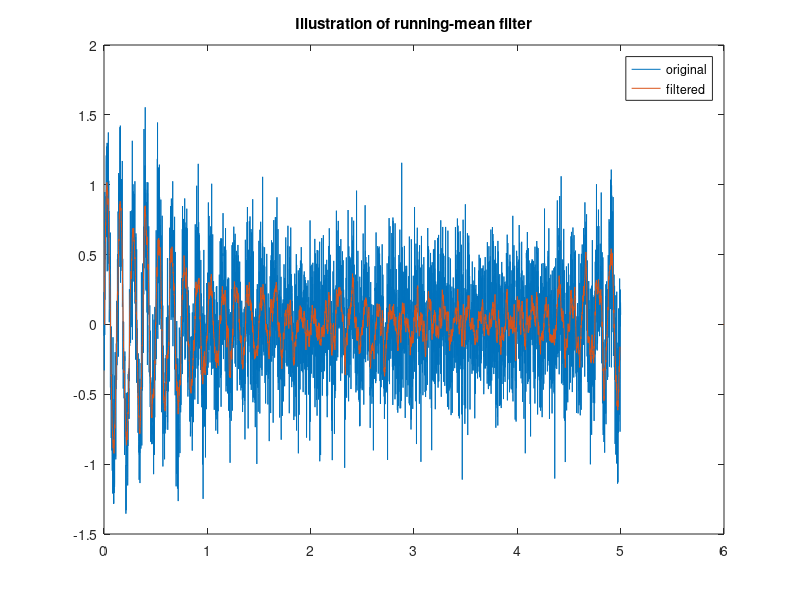
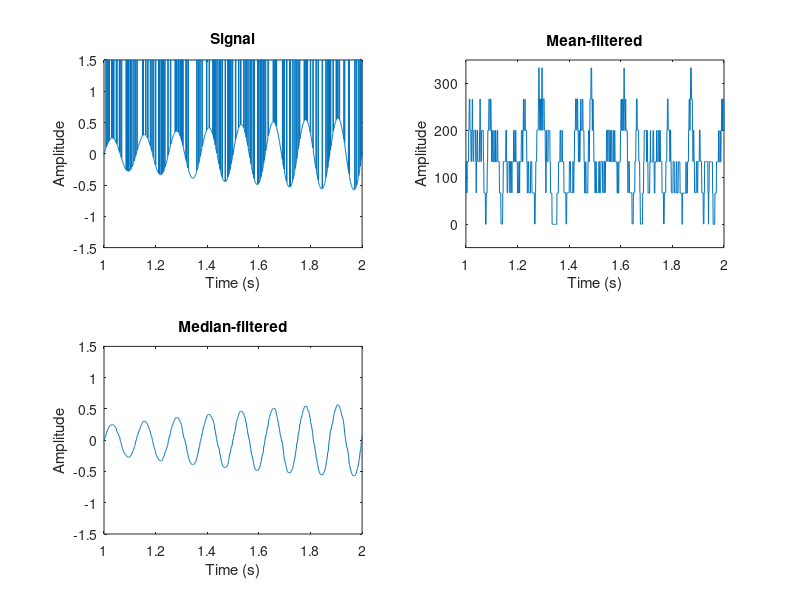
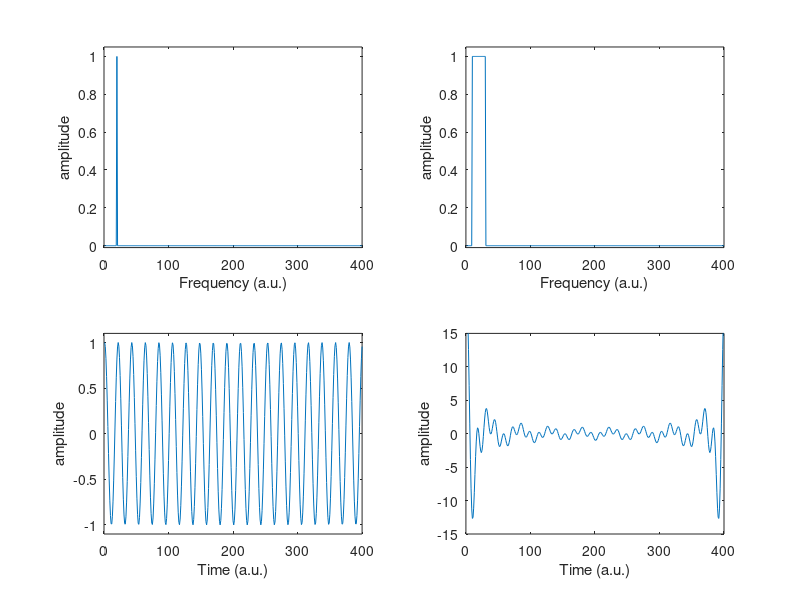
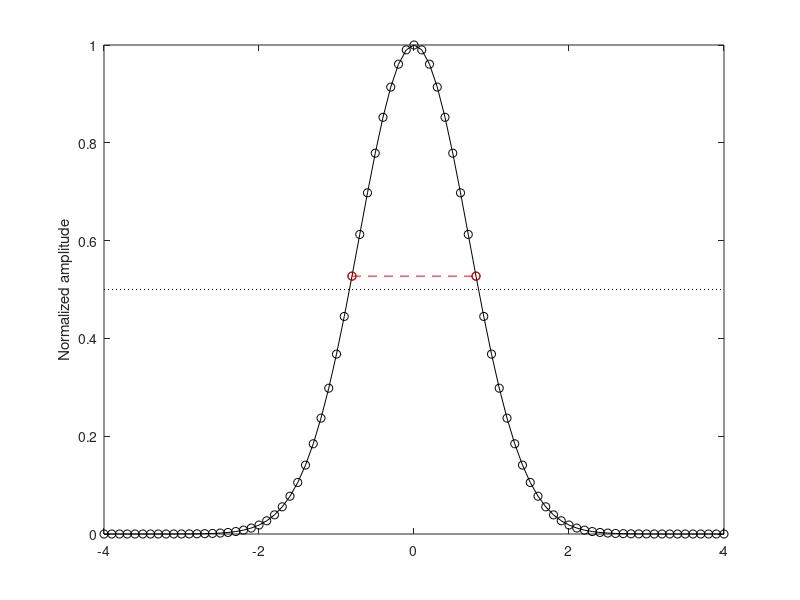

The MATLAB source for these figures, in order:
%% Matlab for Brain and Cognitive Scientists
% Matlab code for Chapter 20
% Mike X Cohen
% 
% This code accompanies the book 
%      "Matlab for Brain and Cognitive Scientists" (MIT Press, 2017).
% Using the code without following the book may lead to confusion, 
% incorrect data analyses, and misinterpretations of results. 
% Mike X Cohen assumes no responsibility for incorrect use of this code. 

%% running-mean filter

srate = 1000;
time  = 0:1/srate:6;
ampl  = interp1(0:5,rand(6,1),time,'spline');
f     = 8; % Hz because time is in seconds
noise = .3*randn(size(time));
signal = ampl .* sin(2*pi*f*time) + noise;

k = 7;
filtsig = zeros(size(signal));

for i=k+1:length(time)-k
    filtsig(i) = mean( signal(i-k:i+k) );
end

figure(1), clf
plot(time,signal,time,filtsig)
legend({'original';'filtered'})
title('Illustration of running-mean filter')

%% running-median filter

srate = 1000;
time  = 0:1/srate:6;
ampl  = interp1(0:5,rand(6,1),time,'spline');
f     = 8; % Hz because time is in seconds
noise = 1000*isprime(1:length(time));
signal = ampl .* sin(2*pi*f*time) + noise;

k = 7;
[filtMean,filtMedian] = deal( zeros(size(signal)) );

for i=k+1:length(time)-k
    filtMean(i) = mean( signal(i-k:i+k) );
    
    sortnums = sort( signal(i-k:i+k) );
    filtMedian(i) = sortnums(k);
end

figure(2), clf

subplot(221)
plot(time,signal)
set(gca,'xlim',[1 2],'ylim',[-1.5 1.5])
title('Signal')
xlabel('Time (s)'), ylabel('Amplitude')

subplot(222)
plot(time,filtMean)
title('Mean-filtered')
xlabel('Time (s)'), ylabel('Amplitude')
set(gca,'xlim',[1 2],'ylim',[-50 350])


subplot(223)
plot(time,filtMedian)
title('Median-filtered')
xlabel('Time (s)'), ylabel('Amplitude')
set(gca,'xlim',[1 2],'ylim',[-1.5 1.5])

zoom on

%% edge in the frequency domain and its time-domain representation

% sharp point (a.k.a. impulse response function, a.k.a. delta function)
N = 400;
X = zeros(N,1);
X(round(N*.05)) = 1;

figure(3), clf
subplot(221)
plot(X)
set(gca,'ylim',[-.01 1.05])
xlabel('Frequency (a.u.)'), ylabel('amplitude')

subplot(223)
plot(real(ifft(X))*length(X))
set(gca,'ylim',[-1.1 1.1])
xlabel('Time (a.u.)'), ylabel('amplitude')


% box-car
X = zeros(N,1);
X(10:30) = 1;

subplot(222)
plot(X)
set(gca,'ylim',[-.01 1.05])
xlabel('Frequency (a.u.)'), ylabel('amplitude')

subplot(224)
plot(real(ifft(X))*length(X))
set(gca,'ylim',[-15 15])
xlabel('Time (a.u.)'), ylabel('amplitude')


%% empirical FWHM of a Gaussian

% create a gaussian
x = -4:.1:4;
gaus = exp(-(x.^2));
gaus = gaus./max(gaus);

% find index of peak
[~,pidx] = max(gaus);
prepeak  = dsearchn(gaus(1:pidx)',.5);
postpeak = pidx-1+dsearchn(gaus(pidx:end)',.5);

% plot gaussian
figure(4), clf
plot(x,gaus,'k-o')
hold on

% plot the empirical points closest to 50% amplitude
plot(x(prepeak),gaus(prepeak),'ro')
plot(x(postpeak),gaus(postpeak),'ro')
plot([ x(prepeak) x(postpeak)],[gaus(prepeak) gaus(postpeak)],'r--')
plot(get(gca,'xlim'),[.5 .5],'k:')
ylabel('Normalized amplitude')

% so what is the FWHM in Hz?

%% create a frequency-domain Gaussian with specified FWHM in hz

fwhm     =  5; % in Hz
centfreq = 14; % center frequency, also in Hz


% set parameters
srate = 1000;
N = 4000;

hz = linspace(0,srate,N);  % frequencies
s  = fwhm*(2*pi-1)/(4*pi); % normalized width 
x  = hz-centfreq;          % shifted frequencies 
gx = exp(-.5*(x/s).^2);    % gaussian 
gx = gx./max(gx);          % gain-normalized 



% compute empirical frequency and standard deviation
idx = dsearchn(hz',centfreq);
empVals(1) = hz(idx);

% find values closest to .5 after MINUS before the peak
empVals(2) = hz(idx-1+dsearchn(gx(idx:end)',.5)) - hz(dsearchn(gx(1:idx)',.5));


% plot
figure(5), clf
plot(hz,gx,'o-')
hold on
plot([hz(dsearchn(gx(1:idx)',.5)) hz(idx-1+dsearchn(gx(idx:end)',.5))],[gx(dsearchn(gx(1:idx)',.5)) gx(idx-1+dsearchn(gx(idx:end)',.5))],'k--')
set(gca,'xlim',[max(centfreq-fwhm*2,0) centfreq+fwhm*2],'ylim',[-.01 1.01]);

title([ 'Requested: ' num2str(centfreq) ', ' num2str(fwhm) ' Hz; Empirical: ' num2str(empVals(1)) ', ' num2str(empVals(2)) ' Hz' ])
xlabel('Frequency (Hz)'), ylabel('Amplitude gain')

%% now we apply the filter to a chirp

% re-create chirp signal
% same length as Gaussian created in previous cell!
sigtime = 0:1/srate:4-1/srate;
n = length(sigtime);

f  = [2 10];
ff = linspace(f(1),mean(f),n);
signal = sin(2*pi.*ff.*sigtime);


fwhm     =  3; % in Hz
centfreq =  8;


N = length(sigtime);

hz = linspace(0,srate,N);  % frequencies
s  = fwhm*(2*pi-1)/(4*pi); % normalized width 
x  = hz-centfreq;          % shifted frequencies 
gx = exp(-.5*(x/s).^2);    % gaussian 
gx = gx./max(gx);          % gain-normalized 


% apply the filter
filtsig = 2*real( ifft( fft(signal).*gx ) );

% and plot
figure(6), clf
h=plot(sigtime,signal);
hold on
plot(sigtime,filtsig,'k','linew',2)

%% setting up an FIR filter

% sampling rate
srate = 500;

% shape of the frequency response
fshape = [ 0 1 1 0 ];
frex = [ 0 12 18 srate/2 ]./srate/2;

% plot it.
figure(7), clf

subplot(211)
plot(frex,fshape,'k-o','linew',3,'markersize',8)
xlabel('Frequency (fraction of Nyquist)'), ylabel('Gain')
set(gca,'ylim',[-.02 1.02])

% That doesn't look very good. Actually, it looks pretty awful.
% Let's add some more parameters...

tz = .15; % transition zone, in percent
fbnd = [ 12 18 ]; % frequency boundaries
fshape = [ 0 0 1 1 0 0 ]; % note the difference between this and the previous shape
frex = [ 0 fbnd(1)*(1-tz) fbnd fbnd(2)*(1+tz) srate/2 ];
frex = frex./(srate/2); % norm. to Nyquist

% plot the improved filter response
subplot(212)
plot(frex,fshape,'k-o','linew',3,'markersize',8)
xlabel('Frequency (Hz)'), ylabel('Gain')
set(gca,'ylim',[-.02 1.02])

%% apply filter to linear chirp

% this time we'll use Matlab's chirp function
srate  = 500;
time   = 0:1/srate:15;
frange = [5 20];
x      = chirp(time,frange(1),time(end),frange(2)); % for octave: 'chirp' is in the signal package

% setup the FIR filter again
tz     = .15; % transition zone, in percent
fbnd   = [ 13 15 ]; % freq boundaries
fshape = [ 0 0 1 1 0 0 ];
frex   = [ 0 fbnd(1)*(1-tz) fbnd fbnd(2)*(1+tz) srate/2 ];
frex   = frex./(srate/2); % norm. to Nyquist

% filter order
orderfact = 3;
filtord = round( (orderfact*1000/fbnd(1)) / (srate/1000) );

% create the filter kernel using Matlab's firls function
filtkernel = firls(filtord,frex,fshape); % for octave: also in signal package

% filter the data
fdata = filtfilt(filtkernel,1,x); % for octave: also in signal package


figure(8), clf
subplot(221)
kernelTime = linspace(1,orderfact*1000/fbnd(1),filtord+1);
plot(kernelTime,filtkernel)
set(gca,'xlim',kernelTime([1 end]))
xlabel('Time (ms)')
title('Filter kernel in the time domain')


subplot(222)
hz = linspace(0,srate/2,floor((filtord+1)/2)+1);
powr = abs(fft(filtkernel)).^2;
plot(hz,powr(1:length(hz)))
hold on
plot(frex*srate/2,fshape,'ro-')
set(gca,'xlim',[0 fbnd(end)*3],'ylim',[-.05 1.1])
legend({'Empirical filter';'''Ideal'' filter'})
xlabel('Frequency (Hz)')
title('Filter kernel in the frequency domain')


subplot(212)
plot(time,x,'m'), hold on
plot(time,fdata,'k','linew',2)
% set(gca,'xlim',[6 9])
pan on

%% hilbert transform

% a random signal and its Fourier coefficients
n = 20;
r = randn(n,1);
rx = fft(r);

% a copy that is multiplied by the complex operator
rxi = rx*1i; 

% find indices of positive and negative frequencies
posF = 2:floor(n/2)+mod(n,2); 
negF = ceil(n/2)+1+~mod(n,2):n; 

% rotate Fourier coefficients 
rx(posF) = rx(posF) + -1i*rxi(posF); 
rx(negF) = rx(negF) +  1i*rxi(negF); 

% take inverse FFT 
hilbert_r = ifft(rx);

figure(9), clf

subplot(311)
plot(r,'o-','markersize',9)
hold on
plot(real(hilbert_r),'k*')
plot(real( hilbert(r) ),'gd','markersize',20) % for octave: hilbert function is in the signal package
legend({'original';'real part of Hilbert';'real part of Matlab hilbert'})
title('Real part')


subplot(312)
plot(abs(hilbert_r).^2,'k*-')
hold on
plot(abs(hilbert(r)).^2,'gd','markersize',20)
xlabel('Frequency (a.u.)'), ylabel('Amplitude (a.u.)')
legend({'power from Hilbert';'power from Matlab hilbert'})
title('Power')


subplot(313)
plot(angle(hilbert_r),'k*-')
hold on
plot(angle(hilbert(r)),'gd','markersize',20)
xlabel('Frequency (a.u.)'), ylabel('Phase (rad.)')
legend({'phases from Hilbert';'phases from Matlab hilbert'})
title('Phases')

%% end.
